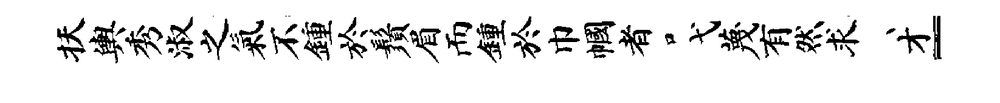
%> input picture paper/images/method/trimmed.png, 1000 x 103 px, shrunk from 1645 x 169 before the run
$ octave --eval "result = seg_binairy(imread('../../paper/images/method/trimmed.png'));"   (GNU Octave 9; MATLAB toolbox functions it lacks are replaced by stand-ins)
%> lines starting %> are read from the running program, lines starting %| are printed output that depends on the picture; in (x1, y1, x2, y2) boxes, pixels count from 0 and x2, y2 are one past the last pixel; in counts of white or black regions, pixels touching at a corner belong together; the program's own positions count from 1
function [ B ] = seg_binairy( A )

A = imgaussfilt(A,1);
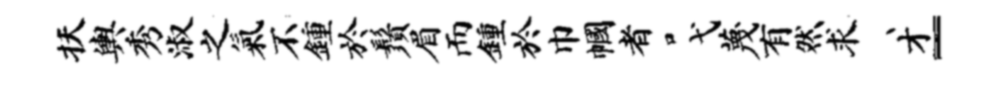
%> A: size 103x1000x3 uint8; min 1, max 255, mean 233.5
[level, ~] = graythresh(A);
%> level = 0.667
B = im2bw(A, level);
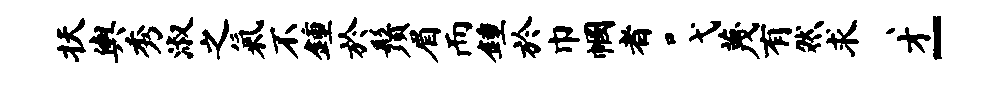
%> B: size 103x1000 logical; 89% white; 44 black regions (4 under 20 px), largest, box (x1, y1, x2, y2) and area: (584, 21, 616, 58) 708, (369, 23, 411, 58) 640, (718, 23, 760, 59) 583

end
